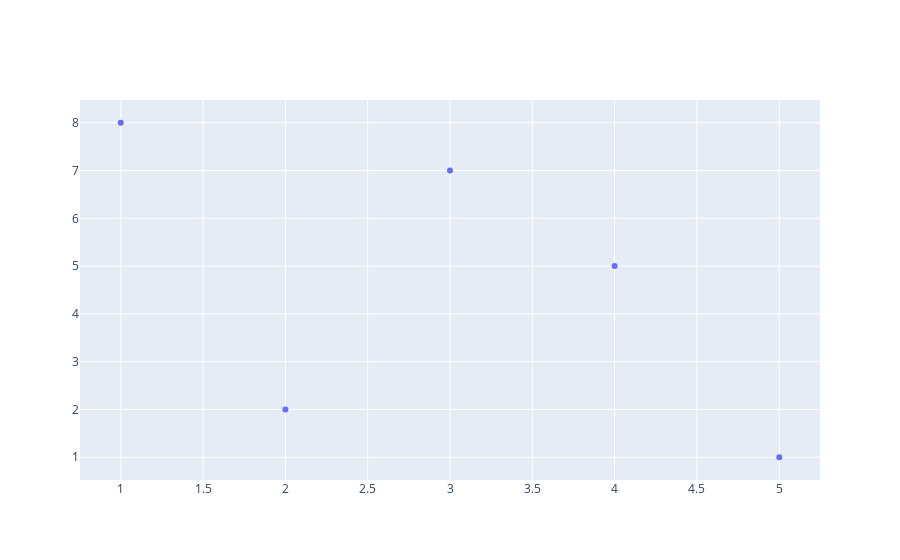

Notebook code cell kept with this figure:
### Code cell
# generando graficas con marcas

valores = np.array([1,5,7,2,8])
valoresX = np.array([5,4,3,2,1])


data = [go.Scatter(x=valoresX, y=valores, mode = 'markers')]

iplot(data)

### Figure 1 — Plotly figure (JSON) as saved in the notebook; plotly's stock layout.template omitted (floating-point values rounded to 4 significant figures)
{"data": [{"mode": "markers", "type": "scatter", "x": [5, 4, 3, 2, 1], "y": [1, 5, 7, 2, 8]}], "layout": {}}
